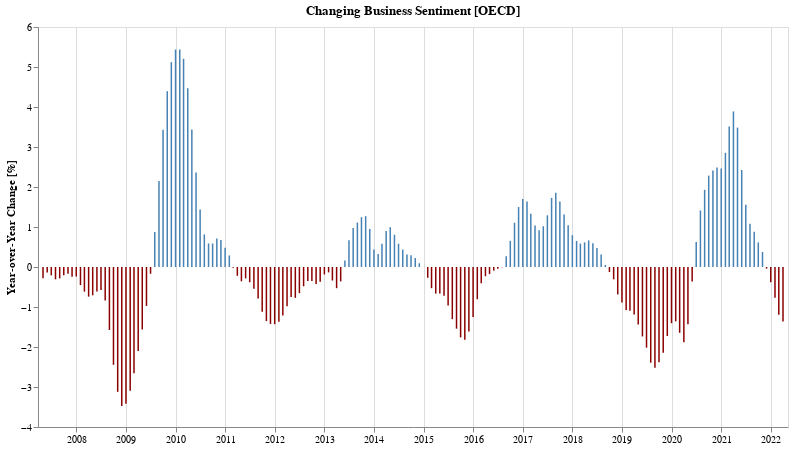

The notebook cell this image was saved under:
### Markdown cell above
## Has business sentiment gotten better or worse compared to the same time last year?

### Code cell
bYoy = yoyChartFor(bUsaYoy, 'Business', 'steelblue')
bYoy.display()

### Figure 1 — Vega-Lite specification as saved in the notebook (floating-point values rounded to 4 significant figures; data arrays with more than 128 entries replaced by an {"elided": "..."} marker saying what was removed)
{"config": {"view": {"continuousWidth": 400, "continuousHeight": 300}}, "data": {"name": "data-3c20d7f62f9a0f72af0839d5f55fe66a"}, "mark": {"type": "bar", "color": "steelblue", "width": 1.5}, "encoding": {"color": {"condition": {"value": "darkred", "test": "datum['Value'] < 0"}, "value": "steelblue"}, "tooltip": [{"field": "TIME", "format": "%b %Y", "title": "Date", "type": "temporal"}, {"field": "label", "type": "ordinal"}, {"field": "change_in_percent", "type": "ordinal"}], "x": {"axis": {"title": ""}, "field": "TIME", "type": "temporal"}, "y": {"axis": {"grid": false, "title": "Year-over-Year Change [%]"}, "field": "Value", "type": "quantitative"}}, "height": 400, "title": "Changing Business Sentiment [OECD]", "transform": [{"calculate": "'Business'", "as": "label"}, {"calculate": "format(datum.Value, ',.2f')", "as": "change_in_percent"}], "width": 750, "$schema": "https://vega.github.io/schema/vega-lite/v4.17.0.json", "datasets": {"data-3c20d7f62f9a0f72af0839d5f55fe66a": {"elided": "180 records"}}}
